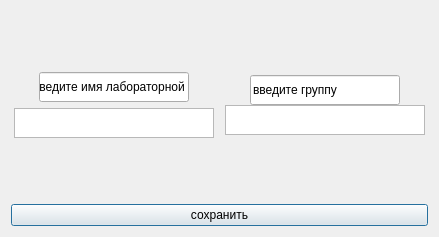
<?xml version="1.0" encoding="UTF-8"?>
<ui version="4.0">
 <class>Dialog</class>
 <widget class="QDialog" name="Dialog">
  <property name="geometry">
   <rect>
    <x>0</x>
    <y>0</y>
    <width>439</width>
    <height>237</height>
   </rect>
  </property>
  <property name="windowTitle">
   <string>Dialog</string>
  </property>
  <layout class="QVBoxLayout" name="verticalLayout_4">
   <item>
    <layout class="QVBoxLayout" name="verticalLayout_3">
     <item>
      <layout class="QHBoxLayout" name="horizontalLayout">
       <item>
        <layout class="QVBoxLayout" name="verticalLayout">
         <item alignment="Qt::AlignHCenter|Qt::AlignBottom">
          <widget class="QLineEdit" name="lineEditLabNameDialog">
           <property name="sizePolicy">
            <sizepolicy hsizetype="Expanding" vsizetype="Fixed">
             <horstretch>0</horstretch>
             <verstretch>0</verstretch>
            </sizepolicy>
           </property>
           <property name="minimumSize">
            <size>
             <width>150</width>
             <height>30</height>
            </size>
           </property>
           <property name="maximumSize">
            <size>
             <width>150</width>
             <height>30</height>
            </size>
           </property>
           <property name="text">
            <string>введите имя лабораторной</string>
           </property>
          </widget>
         </item>
         <item alignment="Qt::AlignHCenter|Qt::AlignTop">
          <widget class="QTextEdit" name="textEditLabNameDialog">
           <property name="minimumSize">
            <size>
             <width>200</width>
             <height>30</height>
            </size>
           </property>
           <property name="maximumSize">
            <size>
             <width>200</width>
             <height>30</height>
            </size>
           </property>
           <property name="styleSheet">
            <string notr="true">font: 12pt &quot;MS Shell Dlg 2&quot;;</string>
           </property>
          </widget>
         </item>
        </layout>
       </item>
       <item>
        <layout class="QVBoxLayout" name="verticalLayout_2">
         <property name="spacing">
          <number>0</number>
         </property>
         <item alignment="Qt::AlignHCenter|Qt::AlignBottom">
          <widget class="QLineEdit" name="lineEditGroupNameDialog">
           <property name="sizePolicy">
            <sizepolicy hsizetype="Expanding" vsizetype="Fixed">
             <horstretch>0</horstretch>
             <verstretch>0</verstretch>
            </sizepolicy>
           </property>
           <property name="minimumSize">
            <size>
             <width>150</width>
             <height>30</height>
            </size>
           </property>
           <property name="maximumSize">
            <size>
             <width>150</width>
             <height>30</height>
            </size>
           </property>
           <property name="text">
            <string>введите группу</string>
           </property>
          </widget>
         </item>
         <item alignment="Qt::AlignHCenter|Qt::AlignTop">
          <widget class="QTextEdit" name="textEditGroupNameDialog">
           <property name="minimumSize">
            <size>
             <width>200</width>
             <height>30</height>
            </size>
           </property>
           <property name="maximumSize">
            <size>
             <width>200</width>
             <height>30</height>
            </size>
           </property>
           <property name="styleSheet">
            <string notr="true">font: 12pt &quot;MS Shell Dlg 2&quot;;</string>
           </property>
          </widget>
         </item>
        </layout>
       </item>
      </layout>
     </item>
     <item>
      <widget class="QPushButton" name="pushButtonCreateDialog">
       <property name="text">
        <string>сохранить</string>
       </property>
      </widget>
     </item>
    </layout>
   </item>
  </layout>
 </widget>
 <resources/>
 <connections/>
</ui>
